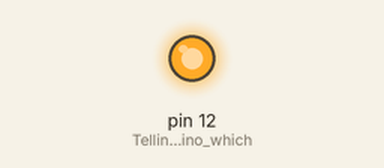
This sketch was run on a simulated Arduino Uno, built with avr-gcc and run on an emulated ATmega328P. On the bench: output pins drawn as LEDs (lit = HIGH). Pins used as bus, display or sensor lines are not drawn.

Above: at 1.0 s.
At 3.0 s:
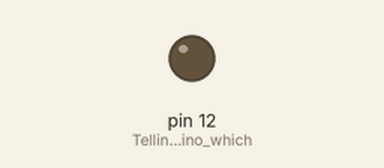
Timing chart, 0 to 5.2 s (numbered marks = the images above):
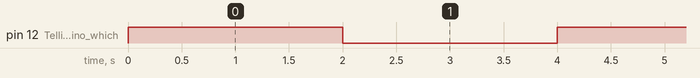

The sketch:

Two_Led_Blink.ino
```cpp
// This is code to turn on two LED lights

void setup() {
  // put your setup code here, to run once:

pinMode(12,OUTPUT); // Telling the arduino which power pin to use.
pinMode(8,OUTPUT); // Using a second power output

}

void loop() {
  // put your main code here, to run repeatedly:
digitalWrite(12,HIGH); // Turn the pin on ( turn light on)
delay(1000);
digitalWrite(8,HIGH); // Turn the pin on (Turn second light on)
delay(1000); // Weight 1 second
digitalWrite(12,LOW); // Turn the pin off ( turn light off)
delay(1000);
digitalWrite(8,LOW); // Turn the pin off (turn second light off)
delay(1000); // Weight another second
}
```

Measured:
- by itself, pin 12 (Telling_the_arduino_which): alternates HIGH for 2.0 s and LOW for 2.0 s
